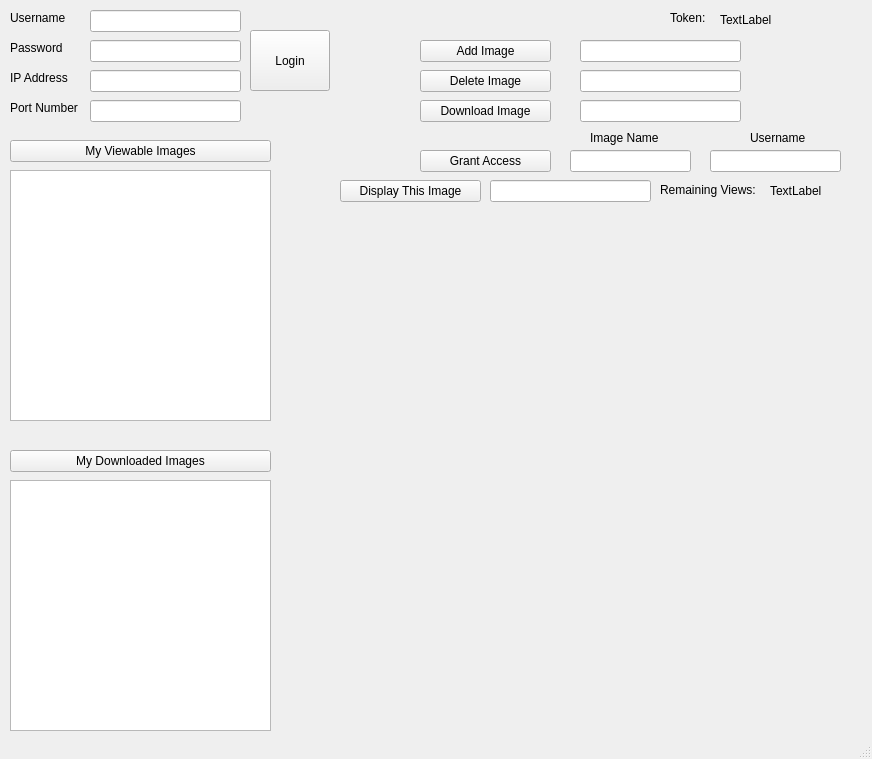
<?xml version="1.0" encoding="UTF-8"?>
<ui version="4.0">
 <class>MainWindow</class>
 <widget class="QMainWindow" name="MainWindow">
  <property name="geometry">
   <rect>
    <x>0</x>
    <y>0</y>
    <width>872</width>
    <height>759</height>
   </rect>
  </property>
  <property name="windowTitle">
   <string>MainWindow</string>
  </property>
  <widget class="QWidget" name="centralWidget">
   <widget class="QLabel" name="Label_Username">
    <property name="geometry">
     <rect>
      <x>10</x>
      <y>10</y>
      <width>71</width>
      <height>16</height>
     </rect>
    </property>
    <property name="text">
     <string>Username</string>
    </property>
   </widget>
   <widget class="QLabel" name="Label_Password">
    <property name="geometry">
     <rect>
      <x>10</x>
      <y>40</y>
      <width>71</width>
      <height>16</height>
     </rect>
    </property>
    <property name="text">
     <string>Password</string>
    </property>
   </widget>
   <widget class="QLineEdit" name="Input_Username">
    <property name="geometry">
     <rect>
      <x>90</x>
      <y>10</y>
      <width>151</width>
      <height>22</height>
     </rect>
    </property>
   </widget>
   <widget class="QLineEdit" name="Input_Password">
    <property name="geometry">
     <rect>
      <x>90</x>
      <y>40</y>
      <width>151</width>
      <height>22</height>
     </rect>
    </property>
   </widget>
   <widget class="QPushButton" name="Login">
    <property name="geometry">
     <rect>
      <x>250</x>
      <y>30</y>
      <width>80</width>
      <height>61</height>
     </rect>
    </property>
    <property name="text">
     <string>Login</string>
    </property>
   </widget>
   <widget class="QListWidget" name="Image_Viewable_List">
    <property name="geometry">
     <rect>
      <x>10</x>
      <y>170</y>
      <width>261</width>
      <height>251</height>
     </rect>
    </property>
   </widget>
   <widget class="QLabel" name="label_3">
    <property name="geometry">
     <rect>
      <x>670</x>
      <y>10</y>
      <width>41</width>
      <height>16</height>
     </rect>
    </property>
    <property name="text">
     <string>Token: </string>
    </property>
   </widget>
   <widget class="QLabel" name="Token_Value">
    <property name="geometry">
     <rect>
      <x>720</x>
      <y>10</y>
      <width>101</width>
      <height>20</height>
     </rect>
    </property>
    <property name="text">
     <string>TextLabel</string>
    </property>
   </widget>
   <widget class="QPushButton" name="AddImage">
    <property name="geometry">
     <rect>
      <x>420</x>
      <y>40</y>
      <width>131</width>
      <height>22</height>
     </rect>
    </property>
    <property name="text">
     <string>Add Image</string>
    </property>
   </widget>
   <widget class="QPushButton" name="DeleteImage">
    <property name="geometry">
     <rect>
      <x>420</x>
      <y>70</y>
      <width>131</width>
      <height>22</height>
     </rect>
    </property>
    <property name="text">
     <string>Delete Image</string>
    </property>
   </widget>
   <widget class="QPushButton" name="DownloadImage">
    <property name="geometry">
     <rect>
      <x>420</x>
      <y>100</y>
      <width>131</width>
      <height>22</height>
     </rect>
    </property>
    <property name="text">
     <string>Download Image</string>
    </property>
   </widget>
   <widget class="QLineEdit" name="Input_Add_Name">
    <property name="geometry">
     <rect>
      <x>580</x>
      <y>40</y>
      <width>161</width>
      <height>22</height>
     </rect>
    </property>
    <property name="text">
     <string/>
    </property>
   </widget>
   <widget class="QLineEdit" name="Input_Delete_Name">
    <property name="geometry">
     <rect>
      <x>580</x>
      <y>70</y>
      <width>161</width>
      <height>22</height>
     </rect>
    </property>
    <property name="text">
     <string/>
    </property>
   </widget>
   <widget class="QLineEdit" name="Input_Download_Name">
    <property name="geometry">
     <rect>
      <x>580</x>
      <y>100</y>
      <width>161</width>
      <height>22</height>
     </rect>
    </property>
    <property name="text">
     <string/>
    </property>
   </widget>
   <widget class="QPushButton" name="Click_View_List">
    <property name="geometry">
     <rect>
      <x>10</x>
      <y>140</y>
      <width>261</width>
      <height>22</height>
     </rect>
    </property>
    <property name="text">
     <string>My Viewable Images</string>
    </property>
   </widget>
   <widget class="QPushButton" name="Display_Button">
    <property name="geometry">
     <rect>
      <x>340</x>
      <y>180</y>
      <width>141</width>
      <height>22</height>
     </rect>
    </property>
    <property name="text">
     <string>Display This Image</string>
    </property>
   </widget>
   <widget class="QLineEdit" name="ImageName_to_Display">
    <property name="geometry">
     <rect>
      <x>490</x>
      <y>180</y>
      <width>161</width>
      <height>22</height>
     </rect>
    </property>
   </widget>
   <widget class="QLabel" name="Login_Color">
    <property name="geometry">
     <rect>
      <x>350</x>
      <y>30</y>
      <width>51</width>
      <height>61</height>
     </rect>
    </property>
    <property name="text">
     <string/>
    </property>
   </widget>
   <widget class="QLabel" name="Label_IP">
    <property name="geometry">
     <rect>
      <x>10</x>
      <y>70</y>
      <width>71</width>
      <height>16</height>
     </rect>
    </property>
    <property name="text">
     <string>IP Address</string>
    </property>
   </widget>
   <widget class="QLabel" name="Label_Port">
    <property name="geometry">
     <rect>
      <x>10</x>
      <y>100</y>
      <width>81</width>
      <height>16</height>
     </rect>
    </property>
    <property name="text">
     <string>Port Number</string>
    </property>
   </widget>
   <widget class="QLineEdit" name="Input_IP">
    <property name="geometry">
     <rect>
      <x>90</x>
      <y>70</y>
      <width>151</width>
      <height>22</height>
     </rect>
    </property>
   </widget>
   <widget class="QLineEdit" name="Input_Port">
    <property name="geometry">
     <rect>
      <x>90</x>
      <y>100</y>
      <width>151</width>
      <height>22</height>
     </rect>
    </property>
   </widget>
   <widget class="QListWidget" name="Image_Downloaded_List">
    <property name="geometry">
     <rect>
      <x>10</x>
      <y>480</y>
      <width>261</width>
      <height>251</height>
     </rect>
    </property>
   </widget>
   <widget class="QPushButton" name="Click_Downloaded_List">
    <property name="geometry">
     <rect>
      <x>10</x>
      <y>450</y>
      <width>261</width>
      <height>22</height>
     </rect>
    </property>
    <property name="text">
     <string>My Downloaded Images</string>
    </property>
   </widget>
   <widget class="QLabel" name="Image_Display">
    <property name="geometry">
     <rect>
      <x>290</x>
      <y>220</y>
      <width>561</width>
      <height>501</height>
     </rect>
    </property>
    <property name="text">
     <string/>
    </property>
   </widget>
   <widget class="QPushButton" name="Grant_Access">
    <property name="geometry">
     <rect>
      <x>420</x>
      <y>150</y>
      <width>131</width>
      <height>22</height>
     </rect>
    </property>
    <property name="text">
     <string>Grant Access</string>
    </property>
   </widget>
   <widget class="QLineEdit" name="Input_Imgname_Allow">
    <property name="geometry">
     <rect>
      <x>570</x>
      <y>150</y>
      <width>121</width>
      <height>22</height>
     </rect>
    </property>
    <property name="text">
     <string/>
    </property>
   </widget>
   <widget class="QLineEdit" name="Input_Username_Allow">
    <property name="geometry">
     <rect>
      <x>710</x>
      <y>150</y>
      <width>131</width>
      <height>22</height>
     </rect>
    </property>
    <property name="text">
     <string/>
    </property>
   </widget>
   <widget class="QLabel" name="label">
    <property name="geometry">
     <rect>
      <x>750</x>
      <y>130</y>
      <width>71</width>
      <height>16</height>
     </rect>
    </property>
    <property name="text">
     <string>Username</string>
    </property>
   </widget>
   <widget class="QLabel" name="label_2">
    <property name="geometry">
     <rect>
      <x>590</x>
      <y>130</y>
      <width>81</width>
      <height>16</height>
     </rect>
    </property>
    <property name="text">
     <string>Image Name</string>
    </property>
   </widget>
   <widget class="QLabel" name="label_4">
    <property name="geometry">
     <rect>
      <x>660</x>
      <y>180</y>
      <width>121</width>
      <height>20</height>
     </rect>
    </property>
    <property name="text">
     <string>Remaining Views:</string>
    </property>
   </widget>
   <widget class="QLabel" name="Views_Value">
    <property name="geometry">
     <rect>
      <x>770</x>
      <y>180</y>
      <width>59</width>
      <height>21</height>
     </rect>
    </property>
    <property name="text">
     <string>TextLabel</string>
    </property>
   </widget>
  </widget>
  <widget class="QStatusBar" name="statusBar"/>
 </widget>
 <layoutdefault spacing="6" margin="11"/>
 <resources/>
 <connections/>
</ui>
